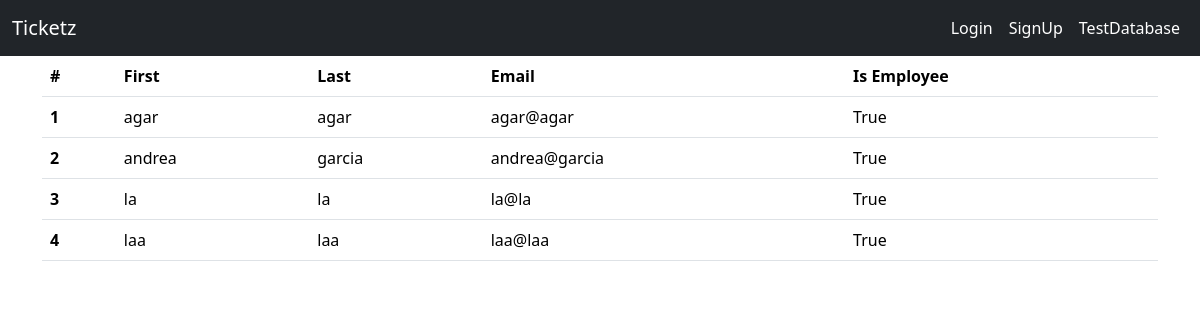
Before: /test-database with the older database file.
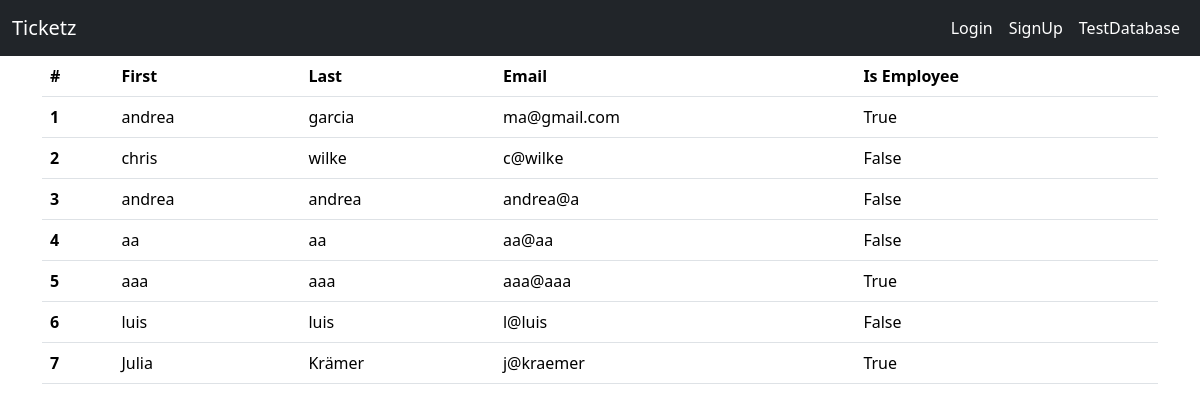
After: the same page with the newer database file.
### website/models.py (models this page shows)
class User(db.Model, UserMixin):
    id = db.Column(db.Integer, primary_key=True)
    userSince = db.Column(db.DateTime(timezone=True), default=func.now())
    firstName = db.Column(db.String(150))
    lastName = db.Column(db.String(150))
    email = db.Column(db.String(150), unique=True)
    password = db.Column(db.String(150))
    isEmployee = db.Column(db.Boolean, default=False)
    tickets = db.relationship('Ticket')

### website/views.py (the view)
@views.route('/test-database')
def all_users_table():
    results = db.session.query(User).all()
    return render_template("test.html", user=current_user, results=results)

### website/templates/test.html
{% extends "base.html" %} {% block title %}Test Database{% endblock %}
{% block body %}
<table class="table">
    <thead>
      <tr>
        <th scope="col">#</th>
        <th scope="col">First</th>
        <th scope="col">Last</th>
        <th scope="col">Email</th>
        <th scope="col">Is Employee</th>
      </tr>
    </thead>
    <tbody>
        {% if results %}
            {% for result in results %}
                <tr>
                    <th scope="row">{{loop.index}}</th>
                    <td>{{result.firstName}}</td>
                    <td>{{result.lastName}}</td>
                    <td>{{result.email}}</td>
                    <td>{{result.isEmployee}}</td>
                </tr>
            {% endfor %}
        {%endif%}
    </tbody>
  </table>
{% endblock %}

### website/templates/base.html (shortened to what this page needs)
<!doctype html>
<html>
    <head>
        <link href="https://cdn.jsdelivr.net/npm/bootstrap@5.3.2/dist/css/bootstrap.min.css" rel="stylesheet">
    </head>
    <body>
        <nav class="navbar navbar-expand-lg navbar-dark bg-dark">
            <div class="container-fluid">
                {% if user.is_authenticated %}
                <a class="navbar-brand" href="/">Ticketz</a>
                {% else %}
                <a class="navbar-brand" href="/login">Ticketz</a>
                {% endif %}
                <div class="collapse navbar-collapse justify-content-end" id="navbar">
                    <div class="navbar-nav">
                        {% if user.is_authenticated %}
                        <a class="nav-link active" id="logout" href="/logout">Logout</a>
                        <a class="nav-link active" id="test" href="/test-database">TestDatabase</a>
                        {% else %}
                        <a class="nav-link active" id="login" href="/login">Login</a>
                        <a class="nav-link active" id="signUp" href="/sign-up">SignUp</a>
                        <a class="nav-link active" id="test" href="/test-database">TestDatabase</a>
                        {% endif %}
                    </div>
                </div>
            </div>
        </nav>
        <div class="container">
            {% block body %}
            {% endblock %}
        </div>
    </body>
</html>

Changed rows visible on the page:
removed User: firstName "andrea", lastName "garcia", email "andrea@garcia", isEmployee "True"
changed User: firstName "agar" → "andrea"; lastName "agar" → "garcia"; email "agar@agar" → "ma@gmail.com"
added User: firstName "chris", lastName "wilke", email "c@wilke", isEmployee "False"
changed User: firstName "la" → "andrea"; lastName "la" → "andrea"; email "la@la" → "andrea@a"; isEmployee "True" → "False"
changed User (number 4 of 7 on the later page): firstName "laa" → "aa"; lastName "laa" → "aa"; email "laa@laa" → "aa@aa"; isEmployee "True" → "False"
added User: firstName "aaa", lastName "aaa", email "aaa@aaa", isEmployee "True"
added User: firstName "luis", lastName "luis", email "l@luis", isEmployee "False"
added User: firstName "Julia", lastName "Krämer", email "j@kraemer", isEmployee "True"
